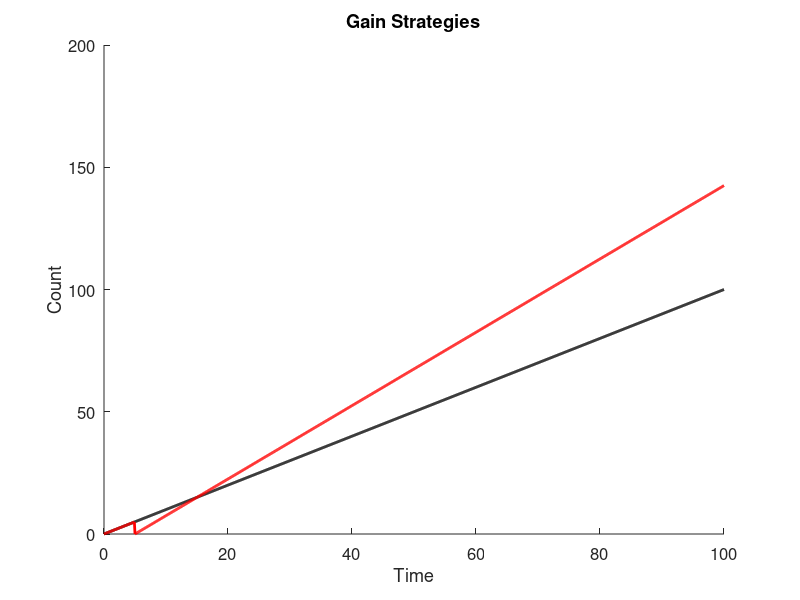
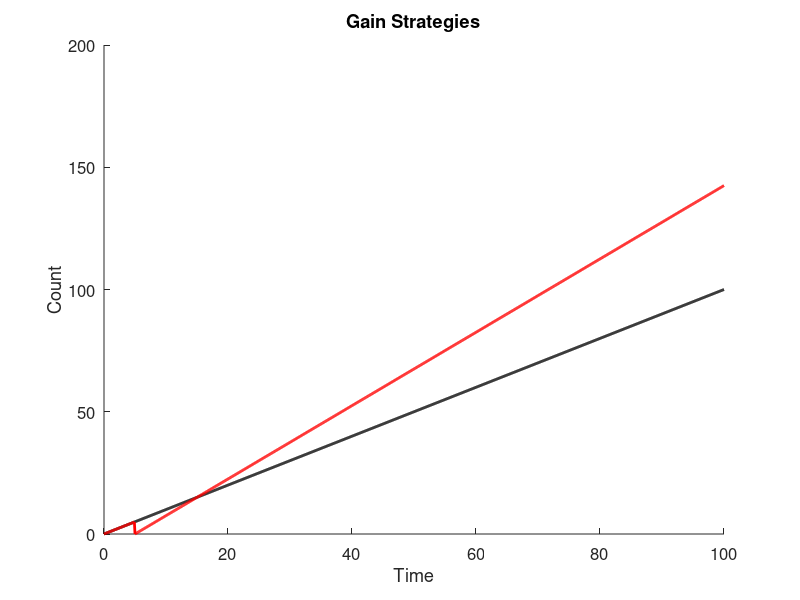

Reproduce these figures in MATLAB, in order.
% GainStrategies.m
%
% Question: Is it better to spend and increase productivity or to keep a
% steady gain when trying to reach a set amount?
% Answer: This code! (Potentially...)
%
% Code: starting at the same point, with the same gain rate, one case will
% raise steadily as the control.  Different cases will be added to show
% different strategies, such as spending points to increase gain rate,
% doing so once or constantly, for different amounts of gain rate increase,
% etc...
%
% INPUTS:
%
% OUTPUTS:
% 1) Plot with different cases showing gain over set amount of time, very
% long-term
% 2) Spreadsheet with data values
% 3) Spreadsheet with summary
%
% CASES:
% 0) ControlCase - Steady, linear, increasing 1-to-1; will also be uses as
% a counter
% XX) CaseXX - start with steady gain, reach certain amount, spend points
% to increase gain rate, reach certain amount again, spend points to
% increase gain rate again
% VARIABLES: not all may be used
% 1) Spend Amount - minimum spending amount to increase gain rate; will try
% different minimum amounts
% 2) Gain Rate Increase - amount by which gain rate will increase; will try
% different incease amounts
% 3) Type of Increase - addition or multiplication; multiplication will be
% greater, addition will show by how much
% 4) Times to Increase Gain - number of times to spend and increase gain;
% will try limited or continuous
% 5) Limit of Single Increase - number of spending and increase in one
% action; will try minimum of 1 to maximum available

% Clean up MATLAB workstation; check which are needed
close all;
clear all;
clc;

out_dir = 'C:\Users\I2R_Admin\Documents\Work\Study\Git\RepositoryExample\Outputs\'

% Set up output file
gainDetailsFile = 'GainStrategies.xlsx';
IDT = {'Time\Control Gain', 'Case 1'};
IDI = {};
IDD = 0;
IDE = 0;
rowToWrite = 0;

% Control case details
timeLength = 100;
controlGain = 0.1;

% Case details
sumCase1 = 0;
gainCase1 = controlGain;
haveInc = 0;

for t = 0:controlGain:timeLength
    rowToWrite = rowToWrite + 1;
    
    % Control case
    IDD(rowToWrite, 1) = t;
    
    % Case 1
    IDD(rowToWrite, 2) = sumCase1;
    sumCase1 = sumCase1 + gainCase1;
    if single(sumCase1) == 5
        if haveInc == 0
            haveInc = 1;
            sumCase1 = double(single(sumCase1) - 5);
            gainCase1 = gainCase1 + 0.05;
        end        
    end
end

figure;
hold on
plot(IDD(:, 1), IDD(:, 1), 'k', 'LineWidth', 2);
plot(IDD(:, 1), IDD(:, 2), 'r', 'LineWidth', 2);
title('Gain Strategies', 'Interpreter', 'none');
xlabel('Time', 'FontSize', 12);
ylabel('Count', 'FontSize', 12);
set(gca, 'FontSize', 12);
savefig(gcf, [out_dir 'GainStrategies.fig']);
saveas(gcf, [out_dir 'GainStrategies.png']);
